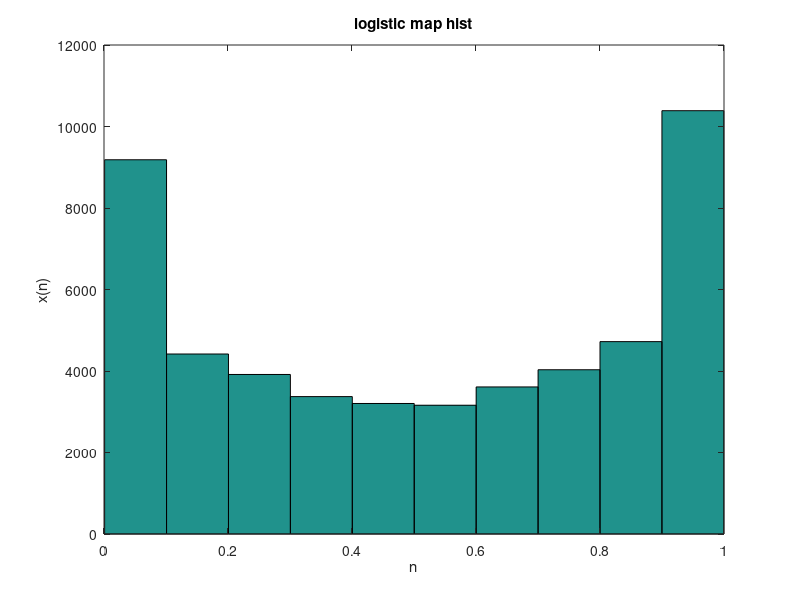
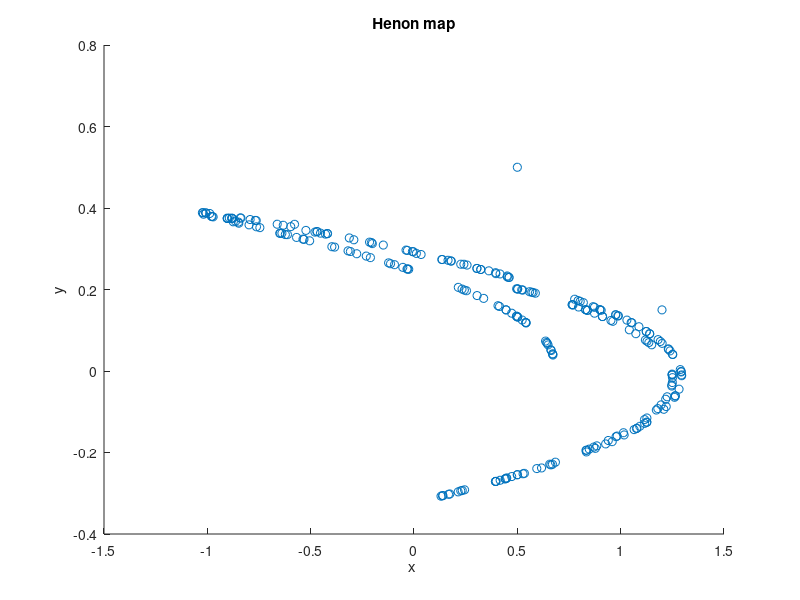

The MATLAB script that drew these images, in order:
% chaotic map
% https://blog.csdn.net/lomen_hit/article/details/79536783
% Logistic map test: 
% X(n+1) = mu * X(n) * (1 - X(n) ) n=1,2,3...
% mu \in (0,4], X(n) \in (0,1)

close all;
clear;clc

%% 1D chaotic example -- Logistic map
mu = 3.999;
N = 5e4;
X = zeros(1,N);
X(1) = .5; 

for n = 2: N
    X(n) = mu * X(n-1) * (1 - X(n-1) );
end

% plot(X)
figure(1);
hist(X);
xlabel('n');
ylabel('x(n)');
title('logistic map hist');

%% 2D chaotic example -- Henon map
% x(n+1) = 1 + y(n) - a * x(n) ^2
% y(n+1) = b * x(n)
% a \in [1.07, 1.4], b=0.3

dim = 256;
x = zeros(1,dim);
y = zeros(1,dim);
x(1) = .5;
y(1) = .5;
a = 1.2;
b = .3;


for n = 2:dim
    x(n) = 1 + y(n-1) - a * x(n-1)^2;
    y(n) = b * x(n-1);
end

figure(2);
scatter(x,y)
xlabel('x ');
ylabel('y');
title('Henon map');